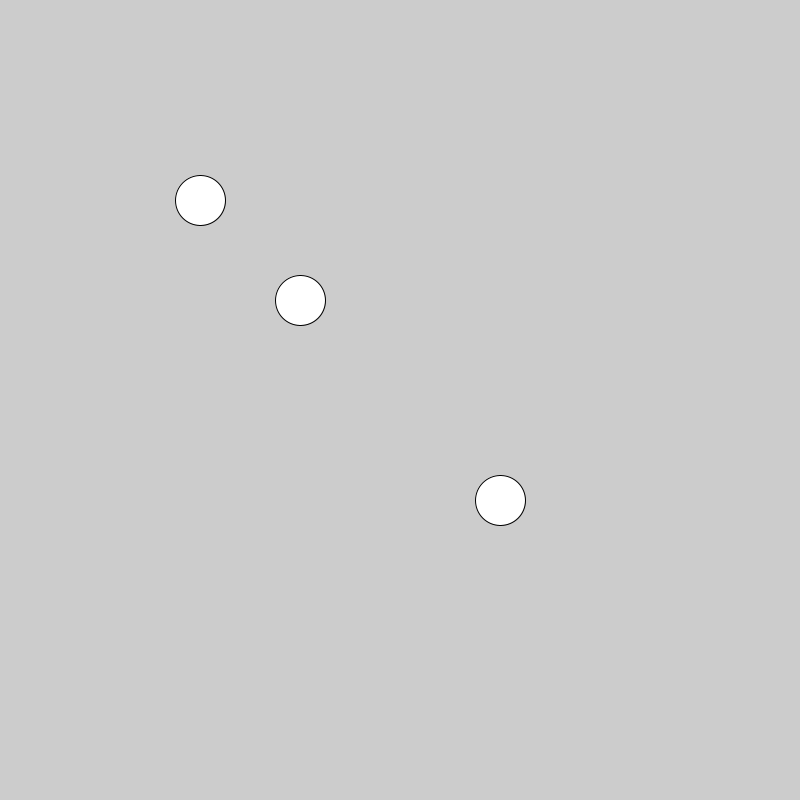
Frame 1 (no input)
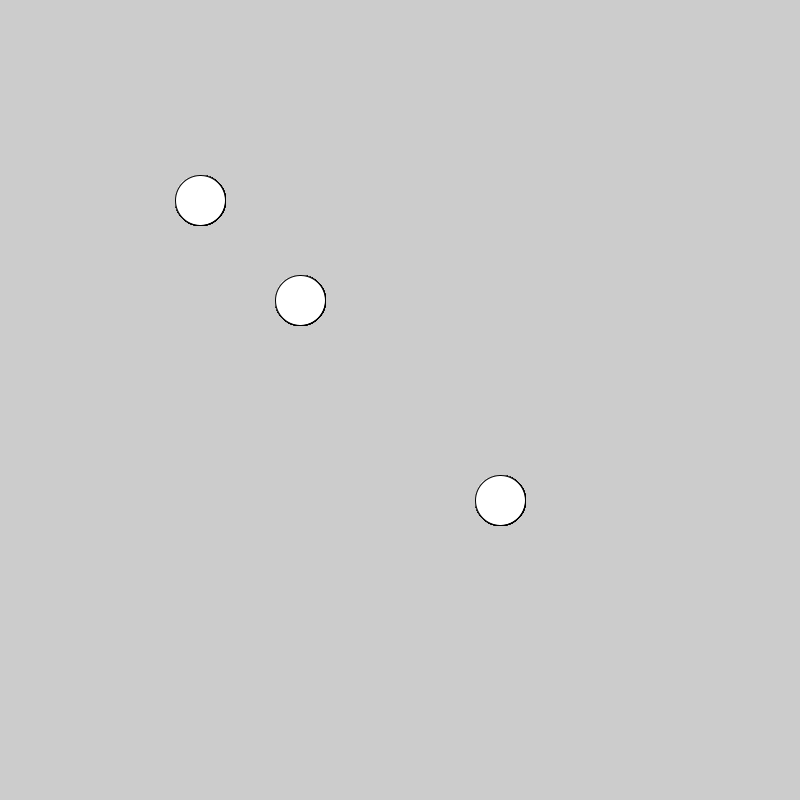
Frame 60 (the mouse pressed at the canvas centre just before this capture)
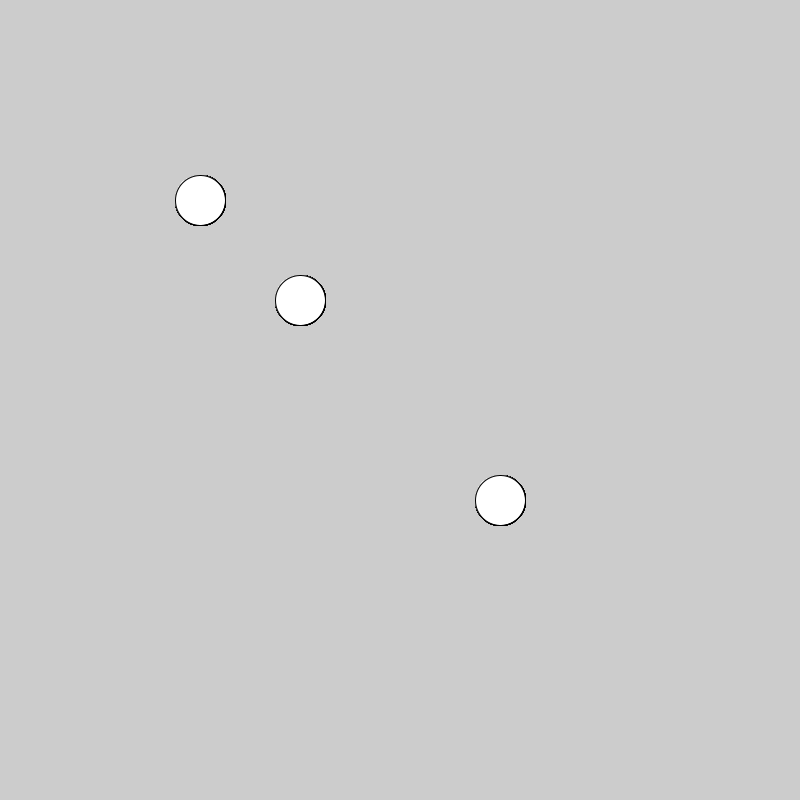
Frame 120 (the mouse held since frame 60 and released just before this capture)

The Processing sketch that drew these frames (run headless with seeded random() and noise(); from frame 60 on, the mouse is pressed at the canvas centre):

// Processing sketch: array2d_and_arrayList
// ── array2d_and_arrayList.pde

float[][] bc = {{200,200},{300,300},{500,500}};
ArrayList<Barrel> barrels;
void setup() {
  size(800, 800);
  barrels = new ArrayList<Barrel>();
  
  for (int i = 0; i < 3; i++) {
    barrels.add(new Barrel(bc[i][0], bc[i][1]));  
  }
}

void draw() {
  for (Barrel barrel : barrels) {
    barrel.display();
  }
}

// ── Barel.pde
class Barrel{
  float x;
  float y;
  
  Barrel(float inx, float iny){
   x = inx;
   y = iny;
  }
  
  void display(){
    circle(x, y, 50);
  }
}
